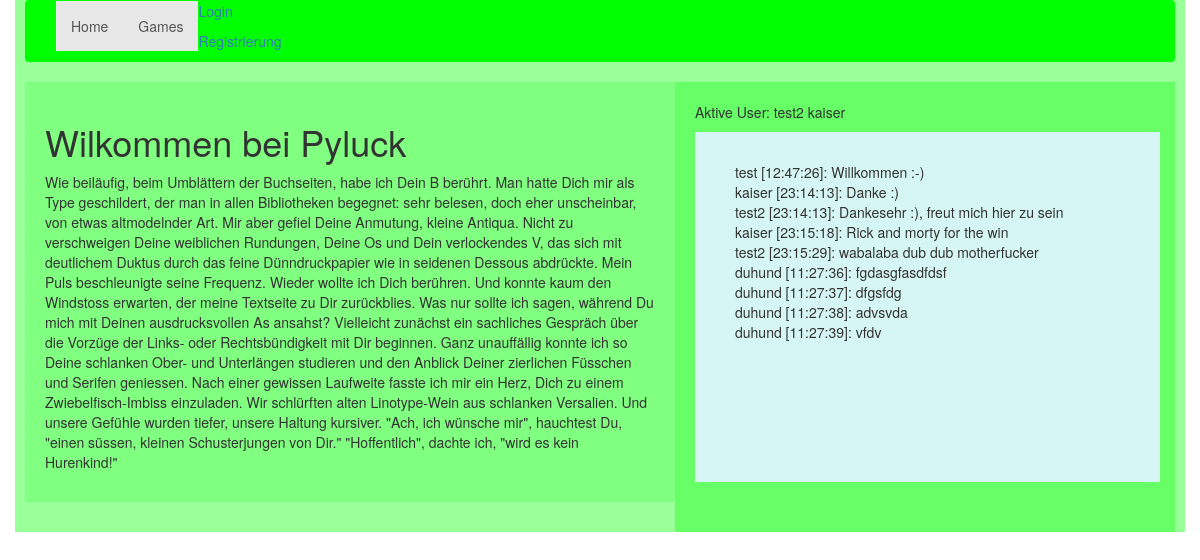
The page / on the database its author committed.
### lucky/database.py (models this page shows, shortened)
class user(db.Model, UserMixin):
    id = db.Column(db.Integer, primary_key=True)
    username = db.Column(db.String(80), unique=True)
    email = db.Column(db.String(120), unique=True)
    password = db.Column(db.String(120))
    money = db.Column(db.Integer, default=5000)
    logged_in = db.Column(db.Integer, default=0)

class chat(db.Model):
    id = db.Column(db.Integer, primary_key=True)
    user_id= db.Column(db.Integer, db.ForeignKey('user.id'))
    message = db.Column(db.String(500))
    timestamp = db.Column(db.String(10), index=True)
    datestamp = db.Column(db.String(10), index=True)

### lucky/routes.py (the view)
@app.route('/')
def main():
    return(render_template('index.html',messages=chat.query.all(), user=user.query.all()))

### lucky/templates/index.html
{% extends "base.html" %}
{% block content %}
     <h1>Wilkommen bei Pyluck</h1>
     <p>Wie beiläufig, beim Umblättern der Buchseiten, habe ich Dein B berührt. Man hatte Dich mir als Type geschildert, der man in allen Bibliotheken begegnet: sehr belesen, doch eher unscheinbar, von etwas altmodelnder Art. Mir aber gefiel Deine Anmutung, kleine Antiqua. Nicht zu verschweigen Deine weiblichen Rundungen, Deine Os und Dein verlockendes V, das sich mit deutlichem Duktus durch das feine Dünndruckpapier wie in seidenen Dessous abdrückte. Mein Puls beschleunigte seine Frequenz. Wieder wollte ich Dich berühren. Und konnte kaum den Windstoss erwarten, der meine Textseite zu Dir zurückblies. Was nur sollte ich sagen, während Du mich mit Deinen ausdrucksvollen As ansahst? Vielleicht zunächst ein sachliches Gespräch über die Vorzüge der Links- oder Rechtsbündigkeit mit Dir beginnen. Ganz unauffällig konnte ich so Deine schlanken Ober- und Unterlängen studieren und den Anblick Deiner zierlichen Füsschen und Serifen geniessen. Nach einer gewissen Laufweite fasste ich mir ein Herz, Dich zu einem Zwiebelfisch-Imbiss einzuladen. Wir schlürften alten Linotype-Wein aus schlanken Versalien. Und unsere Gefühle wurden tiefer, unsere Haltung kursiver. "Ach, ich wünsche mir", hauchtest Du, "einen süssen, kleinen Schusterjungen von Dir." "Hoffentlich", dachte ich, "wird es kein Hurenkind!"</p>
{% endblock %}

### lucky/templates/base.html (shortened to what this page needs)
<!DOCTYPE html>
<html>
 <head>
	<link href="static/bootstrap.css" rel="stylesheet" media="screen">
 </head>
 <body>
    <div class="container">
     <nav class="navbar navbar-default">
  <div class="container-fluid">
    <div class="collapse navbar-collapse" id="bs-example-navbar-collapse-1">
      <ul class="nav navbar-nav">
        <li class="active"><a href="/">Home <span class="sr-only">(current)</span></a></li>
        <li class="active"><a href="/games">Games <span class="sr-only">(current)</span></a></li>
        <li class="active">          	 {% if current_user.is_authenticated %}
		         <p>&nbsp Angemeldet als: {{ current_user.username }}&nbsp </p></li>
                <btn style="margin-left:100px; "class="btn btn-success btn-large">Einhornmünzen: <span id="mycash">{{ current_user.money }}</span></btn>
		<li class="active"><p><a href="{{ url_for('.logout') }}">Logout</a></p>
		            {% else %}
		         <p><a href="{{ url_for('.login') }}">Login</a></p>
		         <p><a href="{{ url_for('.register') }}">Registrierung</a></p>
	                {% endif %}</li>
      </ul>
    </div>
  </div>
</nav>
	<div class="content">
	 {% block content %}	{% endblock %}
</div>
		<div class="chat_out">
			<p>Aktive User: {% for active in user %}
    		{% if active.logged_in == 1 %}
        	{{ active.username }}
    		{% endif %}
{% endfor %}</p>
            <div class="chat_in">
            <ul id="messages" style="list-style:none;">
		        {% for msg in messages %}
		 	    <li>{% for id in user %}{% if msg.user_id == id.id %}{{ id.username }} {% endif %}{% endfor %}
					[{{ msg.timestamp }}]: {{ msg.message }}</li>
		        {% endfor %}
	        </ul>
            </div>
             </div>
     	</div>
 </body>
</html>

### rows shown on the page
user: username "test2"
user: username "kaiser"
chat: timestamp "12:47:26", message "Willkommen :-)"
user: username "test"
chat: timestamp "23:14:13", message "Danke :)"
chat: timestamp "23:14:13", message "Dankesehr :), freut mich hier zu sein"
chat: timestamp "23:15:18", message "Rick and morty for the win"
chat: timestamp "23:15:29", message "wabalaba dub dub motherfucker"
chat: timestamp "11:27:36", message "fgdasgfasdfdsf"
user: username "duhund"
chat: timestamp "11:27:37", message "dfgsfdg"
chat: timestamp "11:27:38", message "advsvda"
chat: timestamp "11:27:39", message "vfdv"
